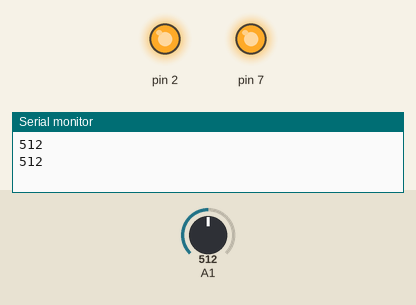
This sketch was run on a simulated Arduino Uno, built with avr-gcc and run on an emulated ATmega328P. Parts: output pins drawn as LEDs (lit = HIGH), the last lines printed to the serial monitor. The test bench sets the inputs (shaded band); at power-on: A1 = 512.

Above: at 4.8 s.
4.9 s: A1 set to 0
9.9 s: A1 set to 3
At 12.4 s:
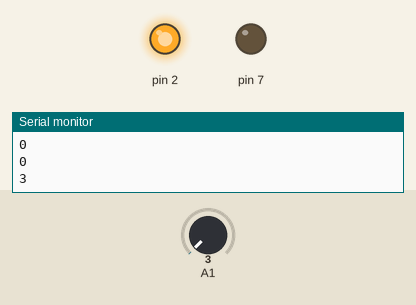
Timing chart, 0 to 25.2 s (numbered marks = the images above; inputs shaded):
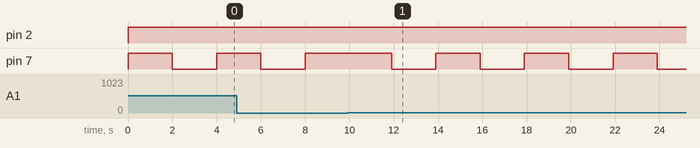

The sketch:

C__--------_____.ino
```cpp
/*
制作人：林雨阳、虞澍、章勇琪
代码开发者：虞澍
小组成员：虞澍、林雨阳、章勇琪
*/
void setup() {
  // put your setup code here, to run once:
        pinMode(2,OUTPUT);
        pinMode(7,OUTPUT);
        Serial.begin(9600);
}

void loop() {
  // put your main code here, to run repeatedly:
          digitalWrite(2,HIGH);
          const int my=analogRead(A1);
          Serial.println(my);
          if (my>1){
                  digitalWrite(7,HIGH);
                  delay(2000);
                  digitalWrite(7,LOW);
                  delay(2000);
          }
          if (my==0){
                  digitalWrite(7,HIGH);
          }
}
```

Measured:
- after the input at 9.9 s, pin 7: alternates HIGH for 2.0 s and LOW for 2.0 s, starting after 2.0 s
